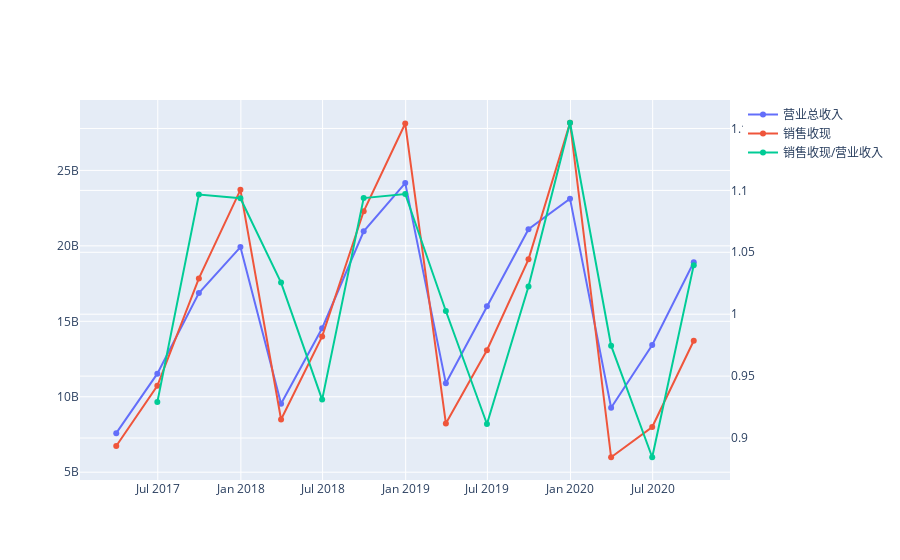

Write notebook code for a chart like this one.
### Code cell
fig = go.Figure()
fig.add_trace(go.Scatter(x=data_df.index, y=data_df.total_revenue,name='营业总收入'))
fig.add_trace(go.Scatter(x=data_df.index, y=data_df.c_fr_sale_sg,name='销售收现'))

fig.add_trace(go.Scatter(x=data_df.index, y=data_df.total_ass_yoy ,name='销售收现/营业收入', yaxis='y2',))
fig.update_layout(yaxis2=dict(anchor='x', overlaying='y', side='right'))#设置坐标轴的格式，一般次坐标轴在右侧
fig.show()
